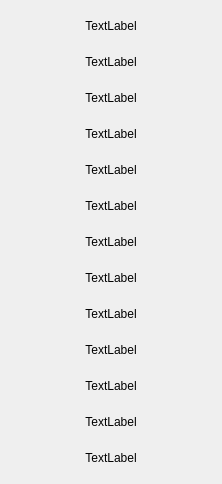
     <widget class="QWidget" name="widget" native="true">
      <layout class="QGridLayout" name="gridLayout">
       <item row="0" column="0">
        <layout class="QVBoxLayout" name="LEFTMENUBAR">
         <item>
          <widget class="QLabel" name="label">
           <property name="minimumSize">
            <size>
             <width>200</width>
             <height>30</height>
            </size>
           </property>
           <property name="maximumSize">
            <size>
             <width>500</width>
             <height>60</height>
            </size>
           </property>
           <property name="text">
            <string>TextLabel</string>
           </property>
           <property name="alignment">
            <set>Qt::AlignCenter</set>
           </property>
          </widget>
         </item>
         <item>
          <widget class="QLabel" name="label_4">
           <property name="minimumSize">
            <size>
             <width>200</width>
             <height>30</height>
            </size>
           </property>
           <property name="maximumSize">
            <size>
             <width>500</width>
             <height>60</height>
            </size>
           </property>
           <property name="text">
            <string>TextLabel</string>
           </property>
           <property name="alignment">
            <set>Qt::AlignCenter</set>
           </property>
          </widget>
         </item>
         <item>
          <widget class="QLabel" name="label_8">
           <property name="minimumSize">
            <size>
             <width>200</width>
             <height>30</height>
            </size>
           </property>
           <property name="maximumSize">
            <size>
             <width>500</width>
             <height>60</height>
            </size>
           </property>
           <property name="text">
            <string>TextLabel</string>
           </property>
           <property name="alignment">
            <set>Qt::AlignCenter</set>
           </property>
          </widget>
         </item>
         <item>
          <widget class="QLabel" name="label_5">
           <property name="minimumSize">
            <size>
             <width>200</width>
             <height>30</height>
            </size>
           </property>
           <property name="maximumSize">
            <size>
             <width>500</width>
             <height>60</height>
            </size>
           </property>
           <property name="text">
            <string>TextLabel</string>
           </property>
           <property name="alignment">
            <set>Qt::AlignCenter</set>
           </property>
          </widget>
         </item>
         <item>
          <widget class="QLabel" name="label_9">
           <property name="minimumSize">
            <size>
             <width>200</width>
             <height>30</height>
            </size>
           </property>
           <property name="maximumSize">
            <size>
             <width>500</width>
             <height>60</height>
            </size>
           </property>
           <property name="text">
            <string>TextLabel</string>
           </property>
           <property name="alignment">
            <set>Qt::AlignCenter</set>
           </property>
          </widget>
         </item>
         <item>
          <widget class="QLabel" name="label_12">
           <property name="minimumSize">
            <size>
             <width>200</width>
             <height>30</height>
            </size>
           </property>
           <property name="maximumSize">
            <size>
             <width>500</width>
             <height>60</height>
            </size>
           </property>
           <property name="text">
            <string>TextLabel</string>
           </property>
           <property name="alignment">
            <set>Qt::AlignCenter</set>
           </property>
          </widget>
         </item>
         <item>
          <widget class="QLabel" name="label_11">
           <property name="minimumSize">
            <size>
             <width>200</width>
             <height>30</height>
            </size>
           </property>
           <property name="maximumSize">
            <size>
             <width>500</width>
             <height>60</height>
            </size>
           </property>
           <property name="text">
            <string>TextLabel</string>
           </property>
           <property name="alignment">
            <set>Qt::AlignCenter</set>
           </property>
          </widget>
         </item>
         <item>
          <widget class="QLabel" name="label_13">
           <property name="minimumSize">
            <size>
             <width>200</width>
             <height>30</height>
            </size>
           </property>
           <property name="maximumSize">
            <size>
             <width>500</width>
             <height>60</height>
            </size>
           </property>
           <property name="text">
            <string>TextLabel</string>
           </property>
           <property name="alignment">
            <set>Qt::AlignCenter</set>
           </property>
          </widget>
         </item>
         <item>
          <widget class="QLabel" name="label_7">
           <property name="minimumSize">
            <size>
             <width>200</width>
             <height>30</height>
            </size>
           </property>
           <property name="maximumSize">
            <size>
             <width>500</width>
             <height>60</height>
            </size>
           </property>
           <property name="text">
            <string>TextLabel</string>
           </property>
           <property name="alignment">
            <set>Qt::AlignCenter</set>
           </property>
          </widget>
         </item>
         <item>
          <widget class="QLabel" name="label_6">
           <property name="minimumSize">
            <size>
             <width>200</width>
             <height>30</height>
            </size>
           </property>
           <property name="maximumSize">
            <size>
             <width>500</width>
             <height>60</height>
            </size>
           </property>
           <property name="text">
            <string>TextLabel</string>
           </property>
           <property name="alignment">
            <set>Qt::AlignCenter</set>
           </property>
          </widget>
         </item>
         <item>
          <widget class="QLabel" name="label_10">
           <property name="minimumSize">
            <size>
             <width>200</width>
             <height>30</height>
            </size>
           </property>
           <property name="maximumSize">
            <size>
             <width>500</width>
             <height>60</height>
            </size>
           </property>
           <property name="text">
            <string>TextLabel</string>
           </property>
           <property name="alignment">
            <set>Qt::AlignCenter</set>
           </property>
          </widget>
         </item>
         <item>
          <widget class="QLabel" name="label_3">
           <property name="minimumSize">
            <size>
             <width>200</width>
             <height>30</height>
            </size>
           </property>
           <property name="maximumSize">
            <size>
             <width>500</width>
             <height>60</height>
            </size>
           </property>
           <property name="text">
            <string>TextLabel</string>
           </property>
           <property name="alignment">
            <set>Qt::AlignCenter</set>
           </property>
          </widget>
         </item>
         <item>
          <widget class="QLabel" name="label_2">
           <property name="minimumSize">
            <size>
             <width>200</width>
             <height>30</height>
            </size>
           </property>
           <property name="maximumSize">
            <size>
             <width>500</width>
             <height>60</height>
            </size>
           </property>
           <property name="text">
            <string>TextLabel</string>
           </property>
           <property name="alignment">
            <set>Qt::AlignCenter</set>
           </property>
          </widget>
         </item>
        </layout>
       </item>
      </layout>
     </widget>
